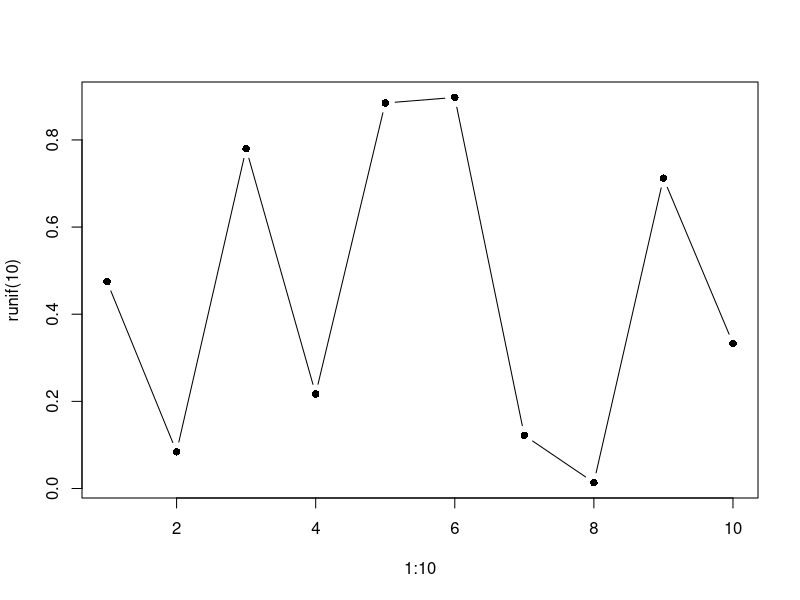
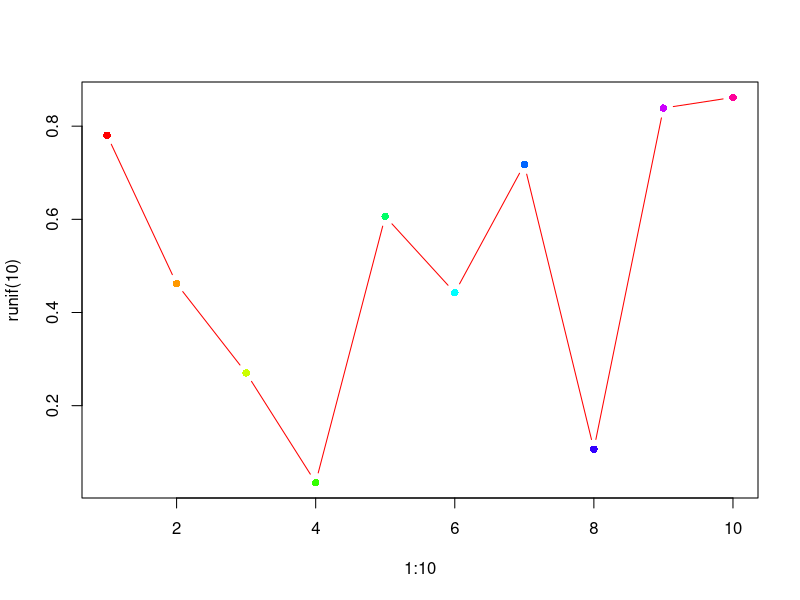

Write R code to recreate these figures, in order.
## ---- chunk 1

tab <- data.frame(
	Variable=c('temperature', 'precipitation', 'ice cream'), 
	t=c(0.01, 2.05, -1.49), 
	p = c(0.01, 0.25, 0.86))
knitr::kable(tab)

## ---- chunk 2

xtable::xtable(tab)

## ---- chunk 3

plot(1:10, runif(10), pch=16, type='b')

## ---- chunk 4

plot(1:10, runif(10), pch=16, 
	type='b', col=rainbow(10))

